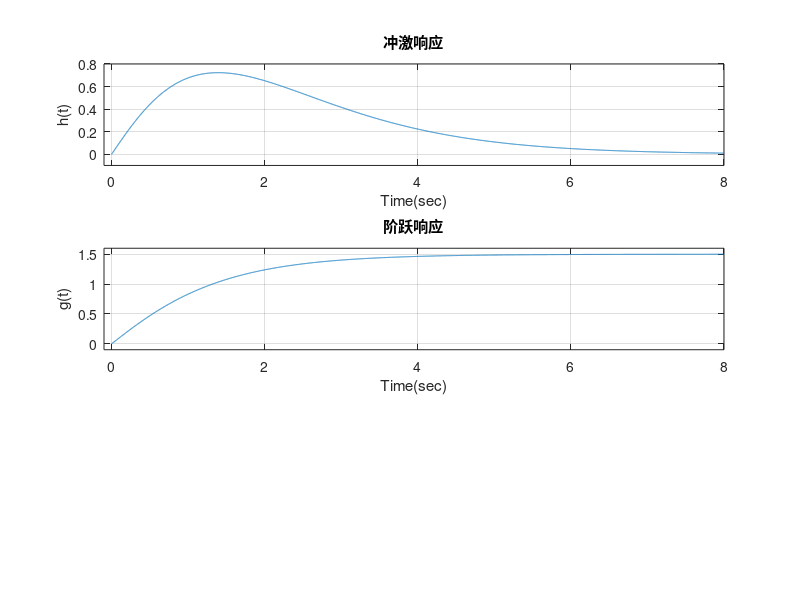

Write the MATLAB code that produced this figure. (Note: this script raises an error after producing the figure.)
t=0:0.001:8;
sys=tf([1,3],[1,3,2]);
h=impulse(sys,t);
g=step(sys,t);
y1=lsim(sys,h,t);
subplot(311)
plot(t,y1),grid on
axis([-0.1,8,-0.1,0.8])
xlabel('Time(sec)'),ylabel('h(t)')
title('冲激响应')
subplot(312)
plot(t,g),grid on
axis([-0.1,8,-0.1,1.6])
xlabel('Time(sec)'),ylabel('g(t)');
title ('阶跃响应')
f=exp(-3*t).*heaviside(t);
ht=conv(f,h)*0.001;
n=length(ht);
t1=(0:n-1)*0.001;
subplot(313)
plot(t1,ht),grid on;
title('e(t)*h(t)');
axis([-0.1,8,-0.05,0.3])